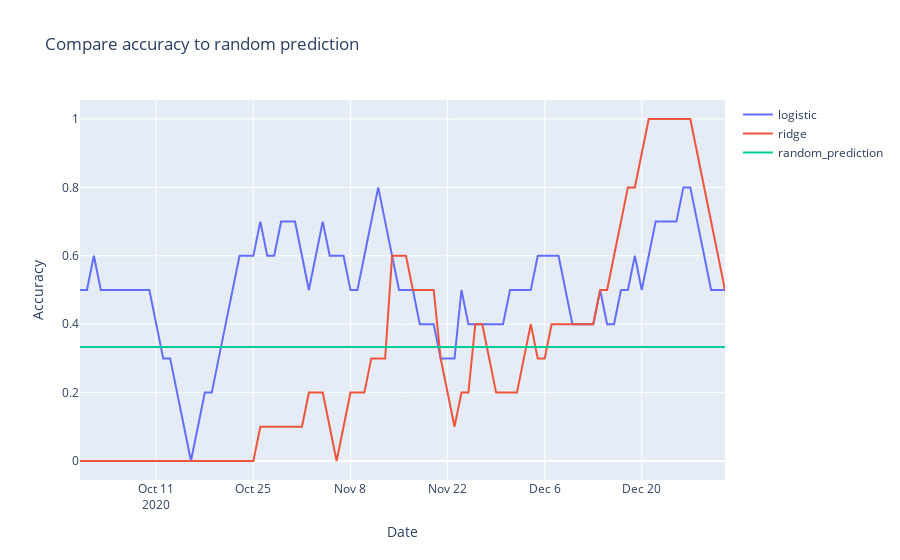

The notebook cell this image was saved under:
### Code cell
res = open_json(path + ticker + '.json')
res_df = get_result_df(res, n)
plot_result_df(res_df)
# res_df
